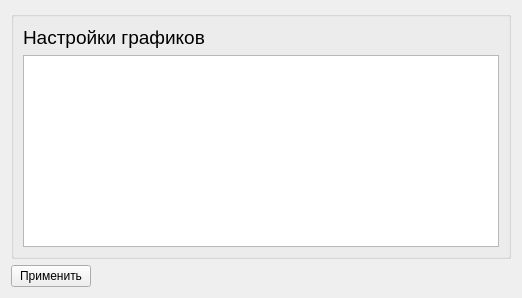
      <widget class="QWidget" name="page_2">
       <layout class="QGridLayout" name="gridLayout_7">
        <item row="0" column="0">
         <widget class="QGroupBox" name="groupBox_4">
          <property name="sizePolicy">
           <sizepolicy hsizetype="Preferred" vsizetype="Expanding">
            <horstretch>0</horstretch>
            <verstretch>0</verstretch>
           </sizepolicy>
          </property>
          <property name="minimumSize">
           <size>
            <width>500</width>
            <height>0</height>
           </size>
          </property>
          <property name="autoFillBackground">
           <bool>false</bool>
          </property>
          <property name="title">
           <string/>
          </property>
          <layout class="QVBoxLayout" name="verticalLayout_2">
           <item>
            <widget class="QLabel" name="label_2">
             <property name="sizePolicy">
              <sizepolicy hsizetype="Preferred" vsizetype="Fixed">
               <horstretch>0</horstretch>
               <verstretch>0</verstretch>
              </sizepolicy>
             </property>
             <property name="text">
              <string>&lt;html&gt;&lt;head/&gt;&lt;body&gt;&lt;p&gt;&lt;span style=&quot; font-size:14pt;&quot;&gt;Настройки графиков&lt;/span&gt;&lt;/p&gt;&lt;/body&gt;&lt;/html&gt;</string>
             </property>
            </widget>
           </item>
           <item>
            <widget class="QTableWidget" name="graph_settings">
             <property name="sizePolicy">
              <sizepolicy hsizetype="Expanding" vsizetype="Expanding">
               <horstretch>0</horstretch>
               <verstretch>0</verstretch>
              </sizepolicy>
             </property>
             <property name="minimumSize">
              <size>
               <width>0</width>
               <height>0</height>
              </size>
             </property>
             <property name="maximumSize">
              <size>
               <width>16777215</width>
               <height>16777215</height>
              </size>
             </property>
            </widget>
           </item>
          </layout>
         </widget>
        </item>
        <item row="1" column="0">
         <widget class="QPushButton" name="pushButton">
          <property name="sizePolicy">
           <sizepolicy hsizetype="Fixed" vsizetype="Fixed">
            <horstretch>0</horstretch>
            <verstretch>0</verstretch>
           </sizepolicy>
          </property>
          <property name="text">
           <string>Применить</string>
          </property>
         </widget>
        </item>
       </layout>
      </widget>
